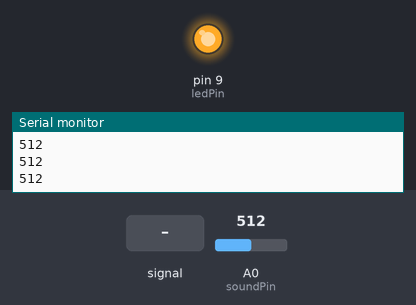
The sketch below on a simulated Arduino Uno, built with avr-gcc and run on an emulated ATmega328P. On the bench: output pins drawn as LEDs (lit = HIGH), the last lines printed to the serial monitor. Inputs (shaded band) come from the test bench; at power-on: A0 (soundPin) = 512.

Above: at 1.2 s.
1.3 s: A0 (soundPin) fed a 200 Hz sine of ±460 counts around its level
At 2.95 s:
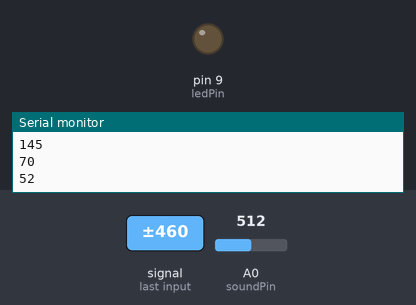
4.3 s: A0 (soundPin) set to 716
At 4.8 s:
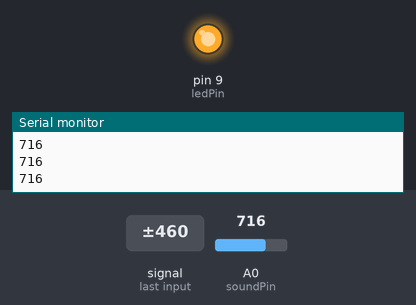
5.8 s: A0 (soundPin) set to 110
7.3 s: A0 (soundPin) set to 93
At 8.1 s:
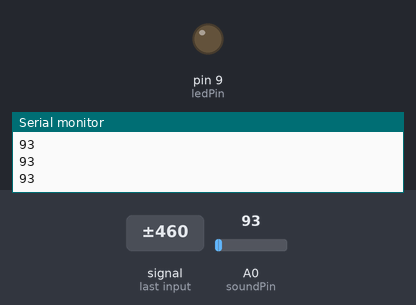
Timing chart, 0 to 9.8 s (numbered marks = the images above; inputs shaded):
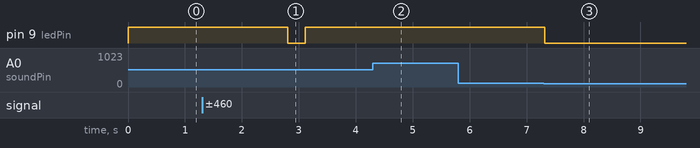

The sketch:

sound-sensor.ino
```cpp
int soundPin = 0;
int ledPin = 9;

void setup() {
  // put your setup code here, to run once:
  pinMode(ledPin, OUTPUT);
  Serial.begin(9600);
}

void loop() {
  // put your main code here, to run repeatedly:
  int soundState = analogRead(soundPin);
  Serial.println(soundState);
  if (soundState > 100) {
    digitalWrite(ledPin, HIGH);
  } else {
    digitalWrite(ledPin, LOW);
  }
  delay(100);
}
```

Measured:
- the behaviour switches between 101 and 100 on A0 (soundPin) (found by bisection; images 2 and 3)
- after the input at 1.3 s, pin 9 (ledPin): HIGH → LOW after 1.5 s, → HIGH 0.30 s later
- after the input at 4.3 s, pin 9 (ledPin): stays HIGH (without the input it goes to LOW after 0.31 s)
- after the input at 7.3 s, pin 9 (ledPin): HIGH → LOW at once
